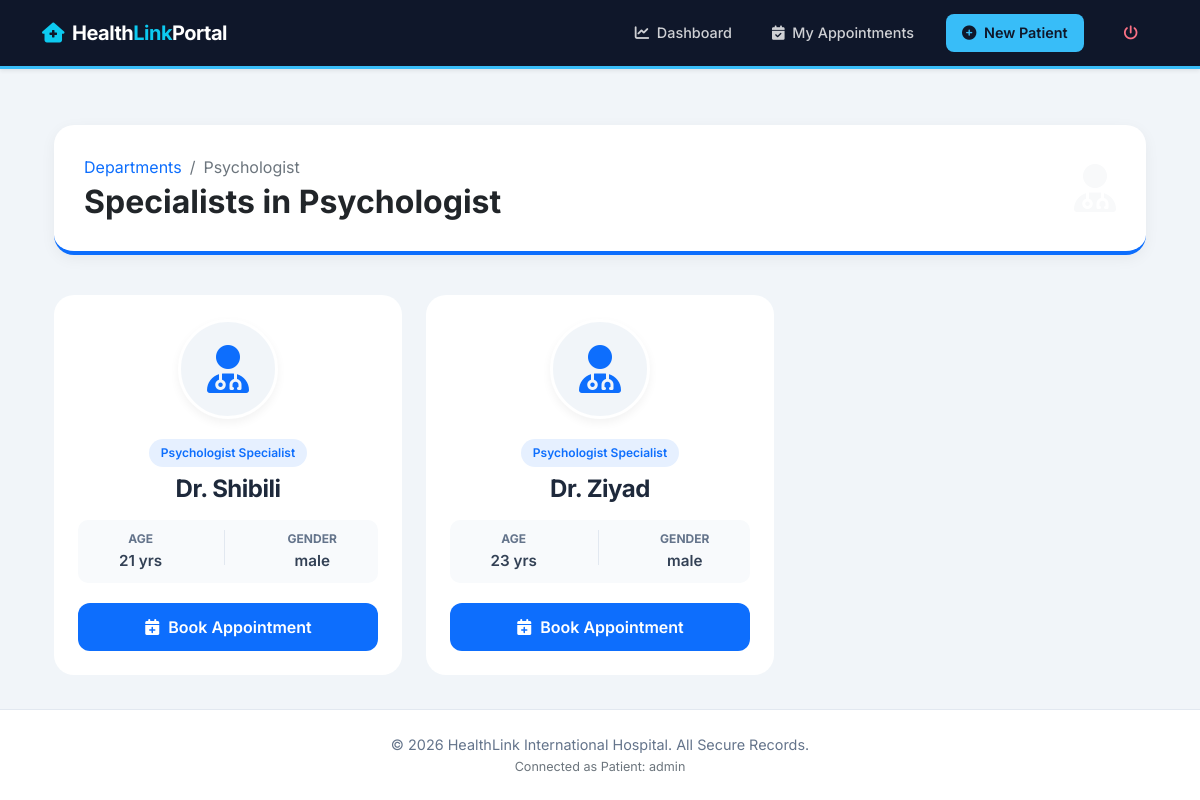
/doctor-view-patient/1/ (signed in), run on the app's committed database.
### app1/models.py (models this page shows)
class Department_model(models.Model):
    name = models.CharField("Add Department", max_length=50)

class Add_doctor_model(models.Model):
    department = models.ForeignKey(Department_model, on_delete=models.CASCADE, related_name='doctor')
    name = models.CharField("doctor name", max_length=50)
    age = models.IntegerField("doctor age")
    choice_field = [('male', 'Male'), ('female', 'Female')]
    gender = models.CharField("gender", max_length=10, choices=choice_field)  # ✅ add max_length

### app1/views.py (the view)
# urls.py: path('doctor-view-patient/<int:i>/', views.Doctor_view_patient.as_view(), name="doctor-view-patient"),
@method_decorator(login_required, name='dispatch')
class Doctor_view_patient(View):
    def get(self, request, i):
        department = get_object_or_404(Department_model, id=i)
        doctors = Add_doctor_model.objects.filter(department=department)
        return render(request, 'patient/doctor_view.html', {
            'department': department,
            'doctors': doctors
        })

### app1/context_processor.py (called while the page is built)
def first_department(request):
    return {'first_dept': Department_model.objects.first()}

### templates/patient/doctor_view.html (shortened to what this page needs)
{% extends 'patient/base.html' %}
{% block content %}
<div class="container mt-4">
    <div class="dept-header d-flex align-items-center justify-content-between">
        <div>
            <nav aria-label="breadcrumb">
                <ol class="breadcrumb mb-1">
                    <li class="breadcrumb-item"><a href="{% url 'patient-home' %}" class="text-decoration-none">Departments</a></li>
                    <li class="breadcrumb-item active" aria-current="page">{{ department.name }}</li>
                </ol>
            </nav>
            <h2 class="fw-bold text-dark mb-0">Specialists in {{ department.name }}</h2>
        </div>
        <div class="text-end d-none d-md-block">
            <i class="fa-solid fa-user-doctor fa-3x text-light opacity-50"></i>
        </div>
    </div>
    {% if doctors %}
    <div class="row g-4">
        {% for doctor in doctors %}
        <div class="col-12 col-md-6 col-lg-4">
            <div class="card doctor-card p-4">
                <div class="text-center">
                    <div class="doc-avatar-circle">
                        <i class="fa-solid fa-user-md fa-3x text-primary opacity-75"></i>
                    </div>
                    <span class="badge-specialty mb-2 d-inline-block">{{ department.name }} Specialist</span>
                    <h4 class="doctor-name mb-3">Dr. {{ doctor.name }}</h4>
                </div>
                <div class="doc-info-badge d-flex justify-content-around text-center">
                    <div>
                        <span class="info-label">Age</span>
                        <span class="info-value">{{ doctor.age }} yrs</span>
                    </div>
                    <div>
                        <span class="info-label">Gender</span>
                        <span class="info-value">{{ doctor.gender }}</span>
                    </div>
                </div>
                <a href="{% url 'book-appointment' doctor.id %}" class="btn-book">
                    <i class="fa-solid fa-calendar-plus me-2"></i>Book Appointment
                </a>
            </div>
        </div>
        {% endfor %}
    </div>
    {% endif %}
</div>
{% endblock %}

### templates/patient/base.html (shortened to what this page needs)
<!DOCTYPE html>
<html lang="en">
<head>
    <link rel="stylesheet" href="https://cdnjs.cloudflare.com/ajax/libs/font-awesome/6.4.0/css/all.min.css">
    <link href="https://cdn.jsdelivr.net/npm/bootstrap@5.0.2/dist/css/bootstrap.min.css" rel="stylesheet">
</head>
<body>
    <nav class="navbar navbar-expand-lg navbar-dark sticky-top shadow-sm">
        <div class="container">
            <a class="navbar-brand" href="{% url 'patient-home' %}">
                <i class="fa-solid fa-house-medical me-2 text-info"></i>
                Health<span class="text-info">Link</span> Portal
            </a>
            <div class="collapse navbar-collapse justify-content-end" id="navbarNav">
                <ul class="navbar-nav align-items-center">
                    <li class="nav-item mx-1">
                        <a class="nav-link {% if request.resolver_match.url_name == 'patient-home' %}active-med{% endif %}" href="{% url 'patient-home' %}">
                            <i class="fa-solid fa-chart-line me-1"></i> Dashboard
                        </a>
                    </li>
                    <li class="nav-item mx-1">
                        <a class="nav-link {% if request.resolver_match.url_name == 'patient-appointments' %}active-med{% endif %}" href="{% url 'patient-appointments' %}">
                            <i class="fa-solid fa-calendar-check me-1"></i> My Appointments
                        </a>
                    </li>
                    <li class="nav-item mx-1">
                      <a class="nav-link btn-add-patient ms-lg-2 px-3" href="{% url 'add-patient-default' %}">
                         <i class="fa-solid fa-plus-circle me-1"></i> New Patient
                      </a>
                    </li>
                    <li class="nav-item mx-1">
                        <a class="nav-link logout-link ms-lg-3" href="{% url 'logout' %}">
                            <i class="fa-solid fa-power-off"></i>
                        </a>
                    </li>
                </ul>
            </div>
        </div>
    </nav>
    <main class="content-wrapper container">
        {% block content %}
        {% endblock %}
    </main>
    <footer class="text-center">
        <div class="container">
            <div class="row">
                <div class="col-12">
                    <p class="mb-0">&copy; 2026 HealthLink International Hospital. All Secure Records.</p>
                    <small class="text-muted">Connected as Patient: {{ request.user.username }}</small>
                </div>
            </div>
        </div>
    </footer>
</body>
</html>

### templates/patient/base.html (style rules this page uses)
:root { --primary-dark: #0f172a; --accent-blue: #38bdf8; --bg-body: #f1f5f9; --card-shadow: 0 4px 6px -1px rgb(0 0 0 / 0.1), 0 2px 4px -2px rgb(0 0 0 / 0.1); }
body { background-color: var(--bg-body); font-family: 'Inter', sans-serif; color: #1e293b; }
.navbar { background-color: var(--primary-dark) !important; padding: 0.8rem 0; border-bottom: 3px solid var(--accent-blue); }
.navbar-brand { font-weight: 700; letter-spacing: -0.5px; display: flex; align-items: center; }
.nav-link { font-size: 0.9rem; font-weight: 500; padding: 0.5rem 1rem !important; border-radius: 8px; transition: all 0.2s; color: rgba(255, 255, 255, 0.8) !important; }
.btn-add-patient { background-color: var(--accent-blue); color: var(--primary-dark) !important; font-weight: 600; border-radius: 8px; }
.content-wrapper { min-height: calc(100vh - 160px); padding-top: 2rem; padding-bottom: 2rem; }
footer { background-color: white; border-top: 1px solid #e2e8f0; padding: 1.5rem 0; color: #64748b; font-size: 0.9rem; }
.logout-link { color: #fb7185 !important; }

### templates/patient/doctor_view.html (style rules this page uses)
.dept-header { background: white; padding: 30px; border-radius: 20px; box-shadow: 0 4px 15px rgba(0,0,0,0.05); margin-bottom: 40px; border-bottom: 4px solid #0d6efd; }
.doctor-card { border: none; border-radius: 20px; background: #ffffff; transition: all 0.3s ease; overflow: hidden; }
.doc-avatar-circle { width: 100px; height: 100px; background: #f1f5f9; border-radius: 50%; margin: 0 auto 20px; display: flex; align-items: center; justify-content: center; border: 3px solid #fff; box-shadow: 0 4px 10px rgba(0,0,0,0.05); }
.doctor-name { color: #1e293b; font-weight: 700; letter-spacing: -0.5px; }
.doc-info-badge { background: #f8fafc; border-radius: 10px; padding: 10px; margin-bottom: 20px; }
.info-label { font-size: 0.75rem; text-transform: uppercase; color: #64748b; font-weight: 700; display: block; }
.info-value { font-size: 0.95rem; color: #334155; font-weight: 600; }
.btn-book { background-color: #0d6efd; color: white; border: none; border-radius: 12px; padding: 12px; font-weight: 600; transition: 0.3s; width: 100%; display: block; text-align: center; text-decoration: none; }
.badge-specialty { background: rgba(13, 110, 253, 0.1); color: #0d6efd; font-size: 0.75rem; padding: 5px 12px; border-radius: 50px; font-weight: 600; }

### data on the page
Department_model: name "Psychologist"
Add_doctor_model: name "Shibili", age "21", gender "male"
Add_doctor_model: name "Ziyad", age "23", gender "male"

### other printed values
{{ request.user.username }} "admin"
